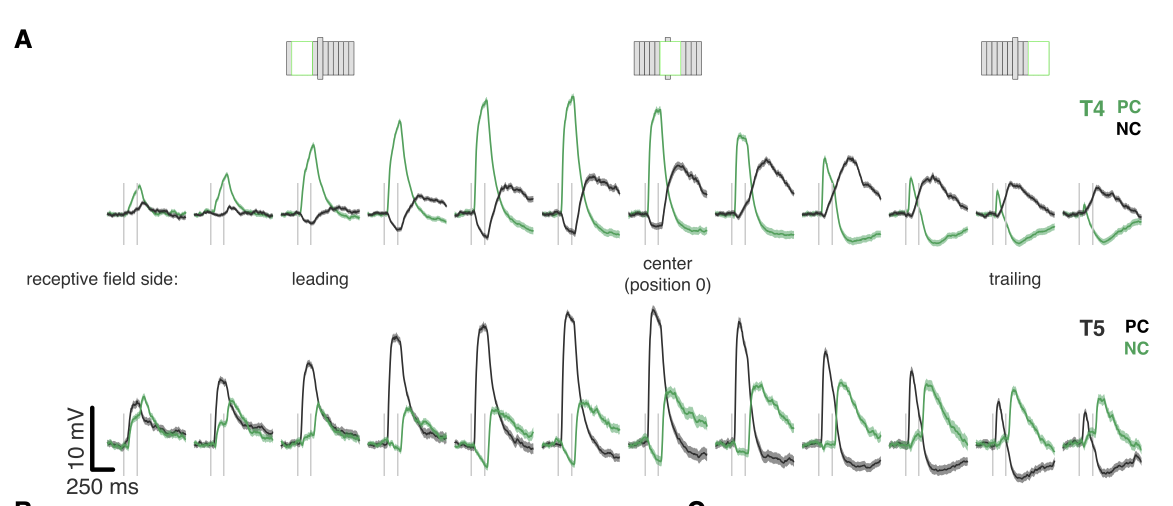
#> input picture figure_digitization/gruntman21/2a.png, 2346 x 1012 px (shown at 1/2 size)
$ python 2a.py
#> lines starting #> are read from the running program, lines starting #| are printed output that depends on the picture
#!/usr/bin/env python3
"""Digitize Gruntman et al. 2021 Figure 2A traces from ``2a.png``.

Figure 2A shows baseline-subtracted T4 and T5 responses to 160 ms,
4-LED-wide bar flashes at 12 positions along the PD--ND axis.  Values are
approximate raster digitizations of the published mean traces, not raw data,
resampled at 5 ms intervals.

Outputs ``2a_digitized.csv`` and ``2a_digitized.png`` beside this script.

Run:
    ../.venv/bin/python 2a.py
"""

from __future__ import annotations

import argparse
from pathlib import Path

import matplotlib

matplotlib.use("Agg")
import matplotlib.pyplot as plt
import numpy as np
import pandas as pd
from PIL import Image
from scipy.ndimage import median_filter

HERE = Path(__file__).resolve().parent
DEFAULT_IMAGE = HERE / "2a.png"
OUT_STEM = HERE / "2a_digitized"

# Measurements from the printed scale bars and stimulus markers.
STIMULUS_MS = 160.0
STIMULUS_PX = 27.0
PX_PER_MS = STIMULUS_PX / STIMULUS_MS
PX_PER_MV = 108.0 / 10.0
SAMPLE_INTERVAL_MS = 5.0

# The 12 small multiples are evenly spaced in the supplied raster.
PANEL_X0 = 187
PANEL_STEP = 174
PANEL_WIDTH = 186
TRACE_ROWS = {"T4": (145, 520), "T5": (520, 990)}
STIM_ONSET_LOCAL_X = 60
POSITION_ZERO_COLUMN = 6

# T4 negative-going pixels extend below the old y=440 crop. Black captions
# below the row overlap some panels, so keep NC extraction inside panel-local
# bounds while allowing green PC traces to use the full extended crop.
T4_NC_MAX_Y = {
    -6: 310,
    -5: 310,
    -4: 315,
    -3: 325,
    -2: 345,
    -1: 335,
    0: 310,
    1: 310,
    2: 310,
    3: 310,
    4: 310,
    5: 310,
}

# Core line colours.  Lighter colours are SEM bands and are intentionally
# excluded; following the core ink gives the published mean response.
CORE_RGB = {
    "green": np.array((84, 159, 92), dtype=float),
    "black": np.array((48, 48, 48), dtype=float),
}
OVERPRINT_GREEN_RGB = np.array((57, 99, 64), dtype=float)
MAX_RGB_DISTANCE = 35.0


def line_mask(panel: np.ndarray, color: str) -> np.ndarray:
    delta = panel.astype(float) - CORE_RGB[color]
    mask = np.sqrt(np.sum(delta * delta, axis=2)) <= MAX_RGB_DISTANCE
    if color == "green":
        # Where the green mean crosses the dark trace/SEM, raster overprinting
        # produces a second, darker green ink colour.
        overprint = panel.astype(float) - OVERPRINT_GREEN_RGB
        mask |= np.sqrt(np.sum(overprint * overprint, axis=2)) <= 24.0
    return mask


def extract_trace(
    panel: np.ndarray,
    color: str,
    *,
    min_x: int = 0,
    min_y: int = 0,
    max_y: int | None = None,
) -> tuple[np.ndarray, np.ndarray]:
    """Return local x/y pixels for one coloured mean trace."""
    mask = line_mask(panel, color)
    mask[:min_y] = False
    if max_y is not None:
        mask[max_y:] = False
    mask[:, :min_x] = False

    def centers_at(x: int) -> np.ndarray:
        rows = np.where(mask[:, x])[0]
        if not len(rows):
            return np.array([])
        runs = np.split(rows, np.where(np.diff(rows) > 1)[0] + 1)
        return np.asarray([np.median(run) for run in runs], dtype=float)

    # Seed on the trace baseline just before onset, then track by continuity in
    # both directions.  This rejects scale bars, labels, and isolated dark ink.
    seed_candidates: list[tuple[int, float]] = []
    for sx in range(panel.shape[1]):
        seed_candidates.extend((sx, y) for y in centers_at(sx))
    if not seed_candidates:
        raise ValueError(f"could not seed {color} trace")
    seed_target = STIM_ONSET_LOCAL_X - 10
    seed_x, seed_y = min(
        seed_candidates, key=lambda seed_candidate: (
            abs(seed_candidate[0] - seed_target), -seed_candidate[1]
        )
    )

    points: dict[int, float] = {seed_x: seed_y}
    for direction, stop in ((-1, -1), (1, panel.shape[1])):
        prev = seed_y
        for x in range(seed_x + direction, stop, direction):
            centers = centers_at(x)
            if not len(centers):
                continue
            nearest = float(centers[np.argmin(np.abs(centers - prev))])
            if abs(nearest - prev) <= 80:
                points[x] = nearest
                prev = nearest

    xs = [float(x) for x in sorted(points)]
    ys = [points[int(x)] for x in xs]

    if len(xs) < 10:
        raise ValueError(f"too few {color} trace pixels ({len(xs)})")

    x = np.asarray(xs)
    y = np.asarray(ys)
    # Fill raster/antialiasing gaps but do not extrapolate beyond visible ink.
    full_x = np.arange(int(x[0]), int(x[-1]) + 1, dtype=float)
    full_y = np.interp(full_x, x, y)
    full_y = median_filter(full_y, size=3, mode="nearest")
    return full_x, full_y


def digitize(image: np.ndarray) -> pd.DataFrame:
    rows: list[dict[str, object]] = []
    for cell_type, (y0, y1) in TRACE_ROWS.items():
        colors = {
            "T4": {"PC": "green", "NC": "black"},
            "T5": {"PC": "black", "NC": "green"},
        }[cell_type]
        for column in range(12):
            position = column - POSITION_ZERO_COLUMN
            x0 = PANEL_X0 + column * PANEL_STEP
            panel = image[y0:y1, x0:x0 + PANEL_WIDTH, :3]

            # The coloured T4/T5 legend overlaps the final small multiple.
            legend_floor = 105 if (cell_type == "T4" and column == 11) else 0
            # Adjacent traces overlap by about 12 px in the rendered layout.
            # Ignore the preceding panel's tail and pad with this trace's own
            # pre-stimulus baseline below.
            trace_left = 12 if column > 0 else 0
            trace_bottom = None
            if cell_type == "T5" and column == 0:
                trace_left = 20
                trace_bottom = 400
            if cell_type == "T5" and column == 0:
                # The left-side caption overlaps the first T5 crop.
                legend_floor = 180
            elif cell_type == "T5" and column == 2:
                # The "leading" caption overlaps this crop.
                legend_floor = 100
            elif cell_type == "T5" and column == 6:
                # The "center (position 0)" label overlaps this crop.
                legend_floor = 70
            elif cell_type == "T5" and column == 10:
                # The "trailing" caption overlaps this crop.
                legend_floor = 100
            elif cell_type == "T5" and column == 11:
                # The T5/PC/NC legend overlaps the final small multiple.
                legend_floor = 175

            trace_pixels = {
                contrast: extract_trace(
                    panel,
                    color,
                    min_x=trace_left,
                    min_y=legend_floor,
                    max_y=(
                        T4_NC_MAX_Y[position]
                        if cell_type == "T4" and contrast == "NC"
                        else trace_bottom
                    ),
                )
                for contrast, color in colors.items()
            }
            # PC and NC are overplotted before the flash, so one core colour
            # can be hidden completely.  Use their shared visible baseline
            # rather than treating the first post-stimulus point as rest.
            pre_y = np.concatenate(
                [
                    py[px < STIM_ONSET_LOCAL_X]
                    for px, py in trace_pixels.values()
                    if np.any(px < STIM_ONSET_LOCAL_X)
                ]
            )
            baseline_y = float(np.median(pre_y))

            for contrast, color in colors.items():
                px, py = trace_pixels[contrast]
                time_ms = (px - STIM_ONSET_LOCAL_X) / PX_PER_MS
                if px[0] > 0:
                    pad_x = np.arange(0, px[0], dtype=float)
                    px = np.concatenate((pad_x, px))
                    py = np.concatenate((np.full(len(pad_x), baseline_y), py))
                    time_ms = (px - STIM_ONSET_LOCAL_X) / PX_PER_MS
                vm_mv = (baseline_y - py) / PX_PER_MV
                sample_start_ms = (
                    np.ceil(time_ms[0] / SAMPLE_INTERVAL_MS) * SAMPLE_INTERVAL_MS
                )
                sample_stop_ms = (
                    np.floor(time_ms[-1] / SAMPLE_INTERVAL_MS) * SAMPLE_INTERVAL_MS
                )
                sample_time_ms = np.arange(
                    sample_start_ms,
                    sample_stop_ms + SAMPLE_INTERVAL_MS / 2.0,
                    SAMPLE_INTERVAL_MS,
                )
                vm_mv = np.interp(sample_time_ms, time_ms, vm_mv)
                time_ms = sample_time_ms
                trace_id = f"{cell_type}_{contrast}_pos{position:+d}"
                rf_side = "leading" if position < 0 else (
                    "center" if position == 0 else "trailing"
                )
                for t, v in zip(time_ms, vm_mv):
                    rows.append({
                        "trace_id": trace_id,
                        "cell_type": cell_type,
                        "contrast": contrast,
                        "position": position,
                        "rf_side": rf_side,
                        "color": color,
                        "time_ms": float(t),
                        "vm_mv": float(v),
                    })
    return pd.DataFrame(rows)


def plot_check(df: pd.DataFrame, path: Path) -> None:
    fig, axes = plt.subplots(2, 12, figsize=(18, 5.5), sharex=True, sharey=True)
    palette = {"green": "#549f5c", "black": "#303030"}
    for row, cell_type in enumerate(("T4", "T5")):
        for column, position in enumerate(
            range(-POSITION_ZERO_COLUMN, 12 - POSITION_ZERO_COLUMN)
        ):
            ax = axes[row, column]
            subset = df[(df.cell_type == cell_type) & (df.position == position)]
            for contrast in ("PC", "NC"):
                trace = subset[subset.contrast == contrast]
                color = str(trace.color.iloc[0])
                ax.plot(trace.time_ms, trace.vm_mv, color=palette[color], lw=1.4,
                        label=contrast)
            ax.axvspan(0, STIMULUS_MS, color="0.9", zorder=-1)
            ax.axhline(0, color="0.85", lw=0.6, zorder=-1)
            ax.set_title(f"{position:+d}", fontsize=8)
            if column == 0:
                ax.set_ylabel(f"{cell_type}\nVm (mV)")
            ax.tick_params(labelsize=7)
    axes[0, -1].legend(frameon=False, fontsize=7)
    for ax in axes[-1]:
        ax.set_xlabel("ms", fontsize=8)
    fig.suptitle("Gruntman et al. 2021, Figure 2A raster digitization")
    fig.tight_layout()
    fig.savefig(path, dpi=180)
    plt.close(fig)


def main() -> None:
    parser = argparse.ArgumentParser(description=__doc__)
    parser.add_argument("--image", type=Path, default=DEFAULT_IMAGE)
    parser.add_argument("--output", type=Path, default=OUT_STEM)
    args = parser.parse_args()

    image = np.asarray(Image.open(args.image).convert("RGB"))
    df = digitize(image)
#> after the loop in digitize, `for cell_type, (y0, y1) in TRACE_ROWS.items():`:
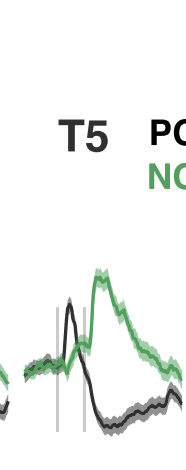
#> panel: shape (470, 186, 3); mean R, G, B 242, 244.4, 242.4
#> after the loop in digitize, `for cell_type, (y0, y1) in TRACE_ROWS.items():`: pad_x = 24 values from 0 to 23; rows = 10401 items
#> df = table of 10401 rows and 8 columns
    csv_path = args.output.with_suffix(".csv")
    png_path = args.output.with_suffix(".png")
    df.to_csv(csv_path, index=False, float_format="%.6f")
    plot_check(df, png_path)
#> in plot_check, `fig.savefig(path, dpi=180)`:
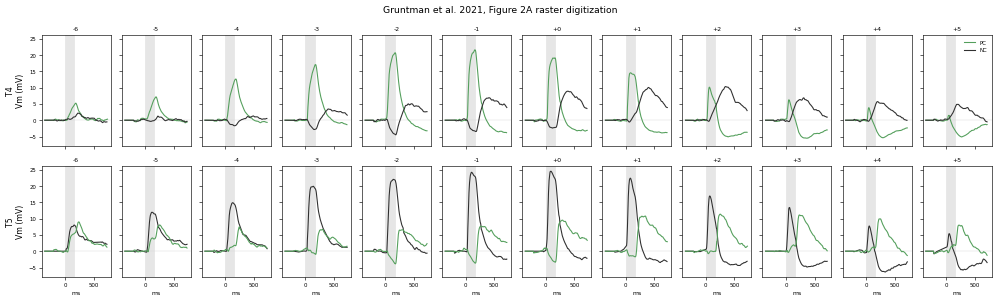
#> figure drawn by matplotlib, 24 panels; panel 13: curve peaks at x = 155, y = 8.01; panel 13: curve peaks at x = 240, y = 8.98
    print(f"Wrote {csv_path} ({len(df):,} points, {df.trace_id.nunique()} traces)")
#| Wrote figure_digitization/gruntman21/2a_digitized.csv (10,401 points, 48 traces)
    print(f"Wrote {png_path}")


if __name__ == "__main__":
    main()
